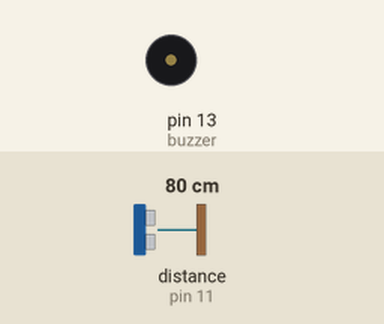
The sketch below on a simulated Arduino Uno, built with avr-gcc and run on an emulated ATmega328P. Shown: buzzer (waves = sounding, pin HIGH). Wiring (inferred from the names in the program): ultrasonic range finder: trigger pin 12; echo pin 11. The test bench sets the inputs (shaded band); at power-on: distance to the obstacle (sensor on pin 11) 80 cm. The echo pulse lasts 58.3 µs per cm; pins used as bus, display or sensor lines are not drawn; what the sketch prints to the serial monitor is not drawn.

Above: at 2.2 s.
2.3 s: distance to the obstacle (sensor on pin 11) set to 65 cm
3.8 s: distance to the obstacle (sensor on pin 11) set to 57 cm
At 4.3 s:
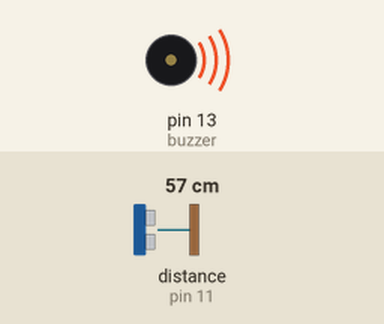
Timing chart, 0 to 10.3 s (numbered marks = the images above; inputs shaded):
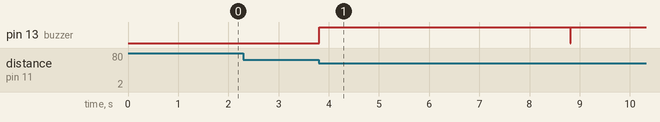

The sketch:

bURGLAR_aLARM.ino
```cpp
#include <SoftwareSerial.h>
#include <Key.h>
#include <Keypad.h>

SoftwareSerial LCD(1,3);//RX  , TX.

int trigPin=12;
int echo=11;
float pingtime;
int echoPin=11;
float sndspeed=343;
float dst;
int buzzer=13;
int i=0;char pass[16];
char key;
const byte rows=4;
const byte cols=4;

char keys[rows][cols]=//defining what each element is.
{
  {'1','2','3','A'},
  {'4','5','6','B'},
  {'7','8','9','C'},
  {'*','0','#','D'}
};
//Telling which pins they're connected to.
byte rowPins[rows]={10,9,8,7};
byte colPins[cols]={6,5,4,2};
//defining the keypad object with above info.
Keypad keypad= Keypad(makeKeymap(keys),rowPins,colPins,rows,cols);//As defined above.
char password[16]="007*";
int compare;

void setup() {
  // put your setup code here, to run once:
  Serial.begin(9600);
                     pinMode(trigPin,OUTPUT);
                    pinMode(echoPin,INPUT);
                    pinMode(buzzer,OUTPUT);
                    Serial.begin(9600);
                    LCD.begin(9600);
                    clearScreen();
                    LCD.print("Calibrating!");delay(1000);


}

void loop() {
  // put your main code here, to run repeatedly:
  compare=0;int done=0;
    clearScreen();
              LCD.print("Enter password:>");
                    setLCDCursor(20);
          do{
              key = keypad.getKey();
              if(key!=0 && i<=15){
                                      pass[i]=key;i++;
                                    LCD.print("*");
                                 }

                        if(key=='*' || i==15)
                        {
                          Serial.println();
                           compare=passCmp(password,pass);
                           switch(compare){
                                            case 1:clearScreen();LCD.print("Correct Password!"); break;//to be programmed
                                            case 0:clearScreen();LCD.print("Incorrect Password!");break;//to be programmed
                                          }
                                        i=0;
                                        done=1;
                        }
                                   digitalWrite(trigPin,HIGH);
                                   delayMicroseconds(10);//Pause with trigger pin high.
                                   digitalWrite(trigPin,LOW);
                                   pingtime=pulseIn(echoPin,HIGH);
                                   dst=(sndspeed*pingtime)/20000;
                                   Serial.print(dst);delay(5);
                                                  if(compare==1){
                                                    delay(5000);
                                                  }
                                                  else if(dst<60)
                                                   {
                                                     digitalWrite(buzzer,HIGH);
                                                     delay(5000);
                                                     digitalWrite(buzzer,LOW);
                                                   }
             }while(!done);

}
int passCmp(char str1[], char str2[]){
                            int j=0;int counter=1;

                            for(int j=0;(str1[j]!='*' && j<=15);j++)
                               {

                                  if(!(str1[j]==str2[j])){
                                    counter=0;break;
                                  }
                               }

                               return counter;
}

void clearScreen()
{
  //clears the screen, you will use this a lot!
  LCD.write(0xFE);
  LCD.write(0x01);
}
void setLCDCursor(byte cursor_position)
{
  LCD.write(0xFE);  // send the special command
  LCD.write(0x80);  // send the set cursor command
  LCD.write(cursor_position);  // send the cursor position
}
```

Measured:
- the behaviour switches between 61 and 60 cm on distance to the obstacle (sensor on pin 11) (found by bisection; images 0 and 1)
- after the input at 2.3 s, every drawn part: stays the same
- after the input at 3.8 s, pin 13 (buzzer): LOW → HIGH at once, → LOW 5.0 s later, → HIGH 0.01 s later
